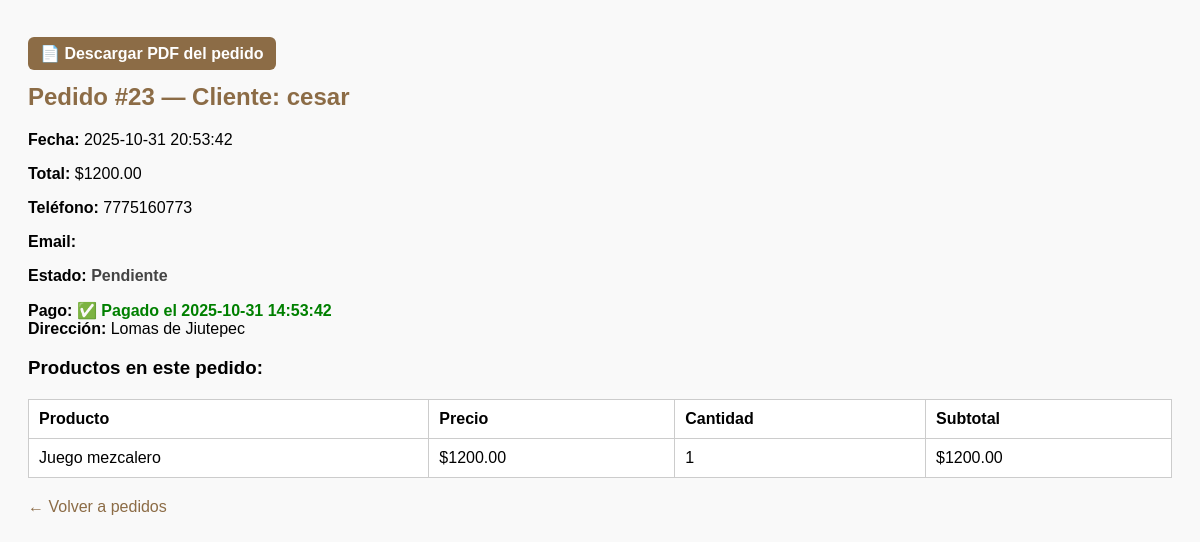
Screenshot of /admin_ver_pedido.php?order_id=23 (signed in) with the database file from the repository.
### tables this page shows
CREATE TABLE `orders` (
  `id` int(11) NOT NULL,
  `usuario_id` int(11) DEFAULT NULL,
  `total` decimal(10,2) NOT NULL,
  `telefono` varchar(20) DEFAULT NULL,
  `email` varchar(100) DEFAULT NULL,
  `created_at` timestamp NOT NULL DEFAULT current_timestamp(),
  `estado` varchar(20) DEFAULT 'pendiente'
);

CREATE TABLE `usuarios` (
  `id` int(11) NOT NULL,
  `nombre` varchar(100) NOT NULL,
  `correo` varchar(100) NOT NULL,
  `telefono` varchar(20) NOT NULL,
  `role` varchar(20) NOT NULL DEFAULT 'user',
  `contraseña` varchar(255) NOT NULL,
  `reset_token` varchar(255) DEFAULT NULL,
  `reset_expira` datetime DEFAULT NULL,
  `perfil_icono` longblob DEFAULT NULL
);

CREATE TABLE `pagos` (
  `id` int(11) NOT NULL,
  `usuario_id` int(11) DEFAULT NULL,
  `order_id` int(11) DEFAULT NULL,
  `email` varchar(255) DEFAULT NULL,
  `telefono` varchar(50) DEFAULT NULL,
  `direccion` text NOT NULL,
  `nombre_tarjeta` varchar(255) DEFAULT NULL,
  `numero_tarjeta` varchar(20) DEFAULT NULL,
  `expiracion` varchar(10) DEFAULT NULL,
  `cvv` varchar(10) DEFAULT NULL,
  `creado_en` datetime DEFAULT current_timestamp()
);

CREATE TABLE `order_items` (
  `id` int(11) NOT NULL,
  `order_id` int(11) NOT NULL,
  `product_id` int(11) NOT NULL,
  `nombre` varchar(200) NOT NULL,
  `precio` decimal(10,2) NOT NULL,
  `cantidad` int(11) NOT NULL,
  `subtotal` decimal(10,2) NOT NULL
);

### admin_ver_pedido.php (the view, shortened to what this page needs)
<?php
$mysqli = new mysqli("localhost", "root", "", "ejemplo");
$order_id = intval($_GET['order_id'] ?? 0);
$stmt = $mysqli->prepare("SELECT o.id, o.total, o.telefono, o.email, o.created_at, o.estado, u.nombre AS cliente
                          FROM orders o
                          LEFT JOIN usuarios u ON o.usuario_id = u.id
                          WHERE o.id = ?");
$stmt->bind_param("i", $order_id);
$stmt->execute();
$res = $stmt->get_result();
$pedido = $res->fetch_assoc();
$stmt = $mysqli->prepare("SELECT nombre, precio, cantidad, subtotal FROM order_items WHERE order_id = ?");
$stmt->bind_param("i", $order_id);
$stmt->execute();
$res = $stmt->get_result();
$items = $res->fetch_all(MYSQLI_ASSOC);
$stmt = $mysqli->prepare("SELECT id, direccion, creado_en FROM pagos WHERE order_id = ?");
$stmt->bind_param("i", $order_id);
$stmt->execute();
$res = $stmt->get_result();
$pago = $res->fetch_assoc();
?>
<!DOCTYPE html>
<html lang="es">
<head>
  <p>
  <a href="pedido_pdf.php?order_id=<?php echo urlencode($pedido['id']); ?>" style="background:#8c6c46; color:#fff; padding:8px 12px; border-radius:6px; text-decoration:none; font-weight:bold;">
    📄 Descargar PDF del pedido
  </a>
</p>
</head>
<body>
<h2>Pedido #<?php echo $pedido['id']; ?> — Cliente: <?php echo htmlspecialchars($pedido['cliente'] ?? 'Visitante'); ?></h2>
<p><strong>Fecha:</strong> <?php echo $pedido['created_at']; ?></p>
<p><strong>Total:</strong> $<?php echo $pedido['total']; ?></p>
<p><strong>Teléfono:</strong> <?php echo $pedido['telefono']; ?></p>
<p><strong>Email:</strong> <?php echo $pedido['email']; ?></p>
<p><strong>Estado:</strong> <span class="estado"><?php echo ucfirst($pedido['estado']); ?></span></p>
<p><strong>Pago:</strong>
  <?php if ($pago): ?>
    <span class="pagado">✅ Pagado el <?php echo $pago['creado_en']; ?></span>
    <br><strong>Dirección:</strong> <?php echo htmlspecialchars($pago['direccion']); ?>
  <?php else: ?>
    <span class="no-pagado">❌ No pagado</span>
  <?php endif; ?>
</p>
<h3>Productos en este pedido:</h3>
<table>
  <thead>
    <tr>
      <th>Producto</th>
      <th>Precio</th>
      <th>Cantidad</th>
      <th>Subtotal</th>
    </tr>
  </thead>
  <tbody>
    <?php foreach ($items as $item): ?>
      <tr>
        <td><?php echo htmlspecialchars($item['nombre']); ?></td>
        <td>$<?php echo $item['precio']; ?></td>
        <td><?php echo $item['cantidad']; ?></td>
        <td>$<?php echo $item['subtotal']; ?></td>
      </tr>
    <?php endforeach; ?>
  </tbody>
</table>
<p style="margin-top:20px;">
  <a href="admin_orders.php" style="text-decoration:none; color:#8c6c46;">← Volver a pedidos</a>
</p>
</body>
</html>

### admin_ver_pedido.php (style rules this page uses)
body { font-family: Arial, sans-serif; padding: 20px; background: #f9f9f9; }
h2 { color: #8c6c46; }
table { width: 100%; border-collapse: collapse; margin-top: 20px; background: #fff; }
th, td { padding: 10px; border: 1px solid #ccc; text-align: left; }
.estado { font-weight: bold; color: #444; }
.pagado { color: green; font-weight: bold; }

### rows the page displays
orders: id "23", usuario.nombre "cesar", created_at "2025-10-31 20:53:42", total "1200.00", telefono "7775160773", estado "Pendiente"
pagos: creado_en "2025-10-31 14:53:42", direccion "Lomas de Jiutepec"
order_items: nombre "Juego mezcalero", precio "1200.00", cantidad "1", subtotal "1200.00"
